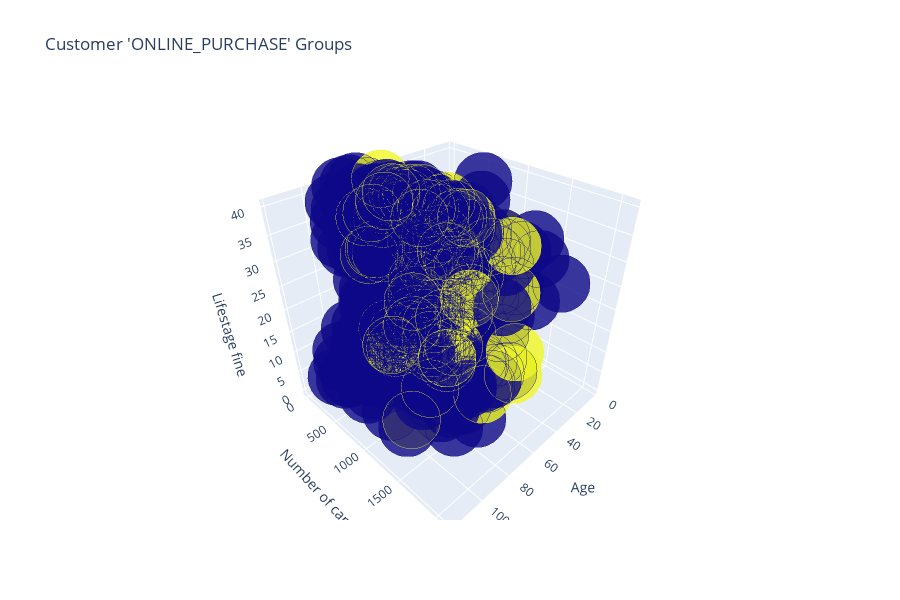

Notebook code for this chart:
### Markdown cell above
### Custom Visualization

Here we will create a 3D graph of `customers` where we can see which bought online or not:

### Code cell
customers_X = select_kmeans_x(customers)

# display the dataset
print(customers_X.head(), '\n')

trace1 = go.Scatter3d(
    x = customers_X[attrs[0]['index']],
    y = customers_X[attrs[1]['index']],
    z = customers_X[attrs[2]['index']],
    mode = 'markers',
    marker = {
        'color': customers_X['ONLINE_PURCHASE'],
        'size': 20,
        'line': {
            'color': customers_X['ONLINE_PURCHASE'],
            'width': 12
        },
        'opacity': 0.8
    }
)
data = [trace1]
layout = go.Layout(
    height = 600,
    title = "Customer 'ONLINE_PURCHASE' Groups",
    scene = {
        'xaxis': { 'title': attrs[0]['title'] },
        'yaxis': { 'title': attrs[1]['title'] },
        'zaxis': { 'title': attrs[2]['title'] }
    }
)
fig = go.Figure(data=data, layout=layout)

# display a description of the dataset
print(customers_X.describe())

py.offline.iplot(fig)

### Figure 1 — Plotly figure (JSON) as saved in the notebook; plotly's stock layout.template omitted (floating-point values rounded to 4 significant figures; data arrays with more than 128 entries replaced by an {"elided": "..."} marker saying what was removed)
{"data": [{"marker": {"color": {"elided": "733 int values"}, "line": {"color": {"elided": "733 int values"}, "width": 12}, "opacity": 0.8, "size": 20}, "mode": "markers", "type": "scatter3d", "x": {"elided": "733 int values"}, "y": {"elided": "733 int values"}, "z": {"elided": "733 int values"}}], "layout": {"height": 600, "scene": {"xaxis": {"title": {"text": "Age"}}, "yaxis": {"title": {"text": "Number of cars"}}, "zaxis": {"title": {"text": "Lifestage fine"}}}, "title": {"text": "Customer 'ONLINE_PURCHASE' Groups"}}}
